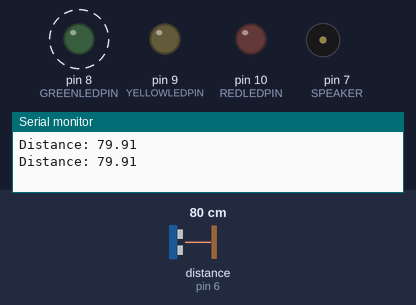
A program run on a simulated Arduino Uno, built with avr-gcc and run on an emulated ATmega328P. Shown: output pins drawn as LEDs (lit = HIGH), buzzer (waves = sounding), the last lines printed to the serial monitor. Wiring (inferred from the names in the program): ultrasonic range finder: trigger pin 5; echo pin 6. Dashed ring = blinking. Inputs (shaded band) come from the test bench; at power-on: distance to the obstacle (sensor on pin 6) 80 cm. The echo pulse lasts 58.3 µs per cm; pins used as bus, display or sensor lines are not drawn.

Above: at 1.8 s.
1.9 s: distance to the obstacle (sensor on pin 6) set to 55 cm
5.4 s: distance to the obstacle (sensor on pin 6) set to 46 cm
At 6.11 s:
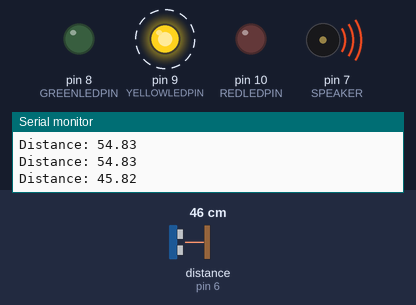
8.9 s: distance to the obstacle (sensor on pin 6) set to 29 cm
12.4 s: distance to the obstacle (sensor on pin 6) set to 23 cm
At 14.2 s:
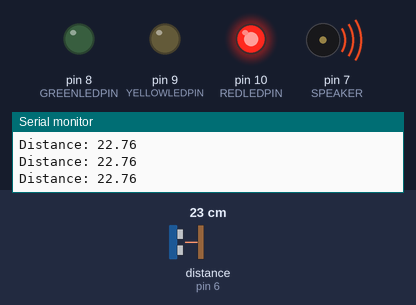
14.5 s: distance to the obstacle (sensor on pin 6) set to 35 cm
At 14.61 s:
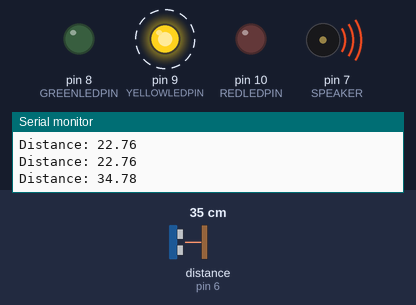
18.0 s: distance to the obstacle (sensor on pin 6) set to 2 cm
At 18.13 s:
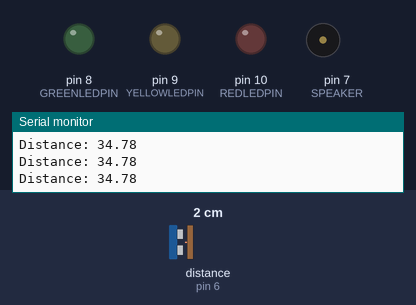
Timing chart, 0 to 21.0 s (numbered marks = the images above; inputs shaded):
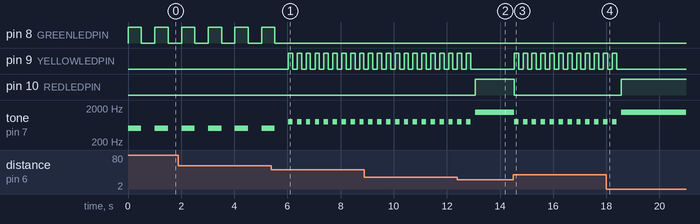

The program:

main.cpp
```cpp
#include <Arduino.h>

// Define the states of the backup sensor
enum class State {
  NotVisible,
  Far,
  Close,
  Stop
};

// Variable that holds the state
State currentState = State::NotVisible;

// Pins for the distance sensor
int const TRIG = 5;
int const ECHO = 6;

// Pin for the servo
int const SERVOPIN = 11;

// Pins for the LEDs
int const GREENLEDPIN = 8;
int const YELLOWLEDPIN = 9;
int const REDLEDPIN = 10;

// Pin for the speaker
int const SPEAKER = 7;

// Variables for distance and duration
long duration;
float distance;

// Function that reads the distance from the ultrasonic sensor (changed to float)
float readDistance() {
  digitalWrite(TRIG, LOW);
  delayMicroseconds(2);

  digitalWrite(TRIG, HIGH);
  delayMicroseconds(10);
  digitalWrite(TRIG, LOW);

  duration = pulseIn(ECHO, HIGH, 30000); // 30ms timeout prevents freezing
  float dist = duration * 0.0344 / 2.0;

  // Handle out-of-range sensor readings
  if (dist == 0) {
    dist = 999;
  }

  Serial.print("Distance: ");
  Serial.println(dist);

  return dist;
}

// Find the current state of the robot
void findState(float dist) {
  if (dist > 100) {
    currentState = State::NotVisible;
  } else if (dist > 50) {
    currentState = State::Far;
  } else if (dist > 25) {
    currentState = State::Close;
  } else {
    currentState = State::Stop;
  }
}

// Pulse LED and Speaker simultaneously
void alertPulse(int pulsesPerSecond, int ledPin, int toneFrequency, int speakerPin) {
  int modifiedDelay = round(500.0 / pulsesPerSecond);

  for (int i = 0; i < pulsesPerSecond; i++) {
    digitalWrite(ledPin, HIGH);
    tone(speakerPin, toneFrequency);
    delay(modifiedDelay);

    digitalWrite(ledPin, LOW);
    noTone(speakerPin);
    delay(modifiedDelay);
  }
}

void setup() {
  // Configure the distance sensor pins
  pinMode(TRIG, OUTPUT);
  pinMode(ECHO, INPUT);

  // Configure the LED pins
  pinMode(GREENLEDPIN, OUTPUT);
  pinMode(YELLOWLEDPIN, OUTPUT);
  pinMode(REDLEDPIN, OUTPUT);

  // Configure the speaker pin
  pinMode(SPEAKER, OUTPUT);

  // Configure serial
  Serial.begin(9600);
}

void loop() {
  distance = readDistance();
  findState(distance);

  switch(currentState) {
    case State::NotVisible: {
      digitalWrite(GREENLEDPIN, LOW);
      digitalWrite(YELLOWLEDPIN, LOW); // Fixed typo (was GREENLEDPIN)
      digitalWrite(REDLEDPIN, LOW);
      noTone(SPEAKER);
      delay(50); // Short delay to prevent ultrasonic echo interference
      break;
    }
    case State::Far: {
      digitalWrite(YELLOWLEDPIN, LOW);
      digitalWrite(REDLEDPIN, LOW);
      alertPulse(1, GREENLEDPIN, 500, SPEAKER);
      break;
    }
    case State::Close: {
      digitalWrite(GREENLEDPIN, LOW);
      digitalWrite(REDLEDPIN, LOW);
      alertPulse(3, YELLOWLEDPIN, 800, SPEAKER);
      break;
    }
    case State::Stop: {
      digitalWrite(GREENLEDPIN, LOW);
      digitalWrite(YELLOWLEDPIN, LOW);
      digitalWrite(REDLEDPIN, HIGH);
      tone(SPEAKER, 1500);
      delay(50); // Short delay to prevent ultrasonic echo interference
      break;
    }
  }
}
```

Measured:
- the behaviour switches between 51 and 50 cm on distance to the obstacle (sensor on pin 6) (found by bisection; images 0 and 1)
- the behaviour switches between 26 and 25 cm on distance to the obstacle (sensor on pin 6) (found by bisection; images 1 and 2)
- after the input at 5.4 s, pin 8 (GREENLEDPIN): goes on until 5.5 s, then stays LOW; pin 9 (YELLOWLEDPIN): alternates HIGH for 0.17 s and LOW for 0.17 s, starting after 0.63 s
- after the input at 12.4 s, pin 9 (YELLOWLEDPIN): goes on until 12.9 s, then stays LOW; pin 10 (REDLEDPIN): LOW → HIGH after 0.67 s
- after the input at 14.5 s, pin 9 (YELLOWLEDPIN): alternates HIGH for 0.17 s and LOW for 0.17 s, starting at once; pin 10 (REDLEDPIN): HIGH → LOW at once; tone on pin 7 (SPEAKER): alternates 800 Hz for 0.17 s and silent for 0.17 s, starting at once
- after the input at 18.0 s, pin 9 (YELLOWLEDPIN): goes on until 18.4 s, then stays LOW; pin 10 (REDLEDPIN): LOW → HIGH after 0.55 s
- by itself, pin 8 (GREENLEDPIN): alternates HIGH for 0.50 s and LOW for 0.50 s
- by itself, tone on pin 7 (SPEAKER): alternates 800 Hz for 0.17 s and silent for 0.17 s
